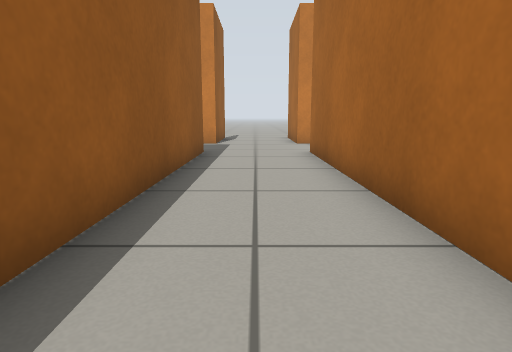
View 1 (above)

22 first-person views from a walk through a robot-simulator world made for Gazebo. The camera is 0.5 m above the floor, tilts 10° down and sees 75° across. The floor is counted in squares, 0.5 m on a side. Each view is taken from the middle of a square. On the plan, view 1 faces up. The plan holds only what a view shows up to about 12 squares ahead; the rest is blank. The robots in the file are not drawn.

View 2
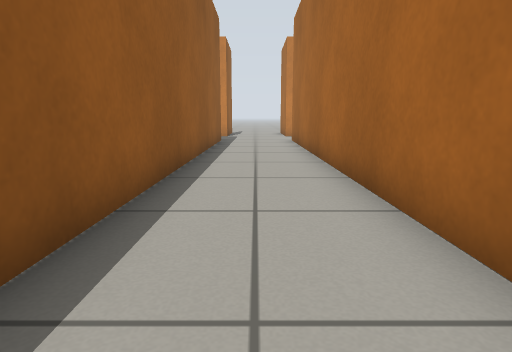

View 3
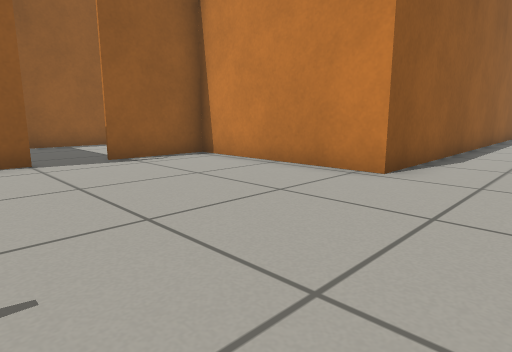

View 4
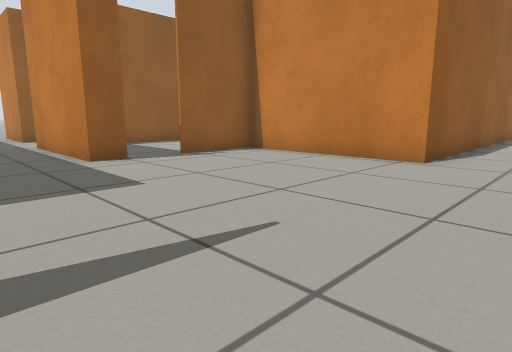

View 5
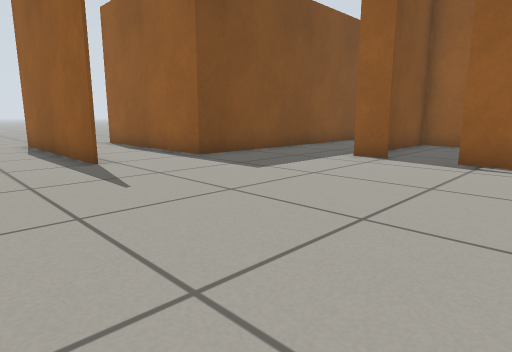

View 6
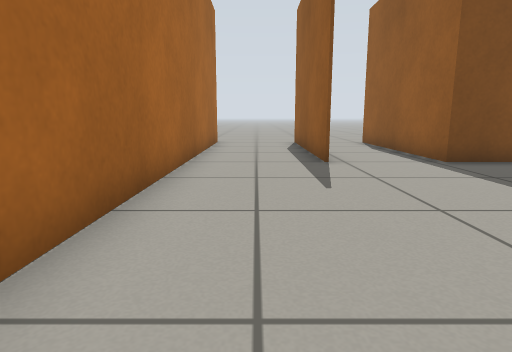

View 7
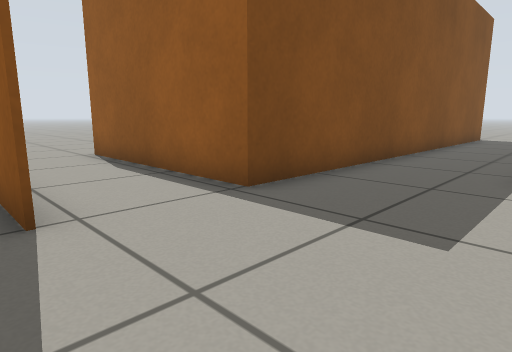

View 8
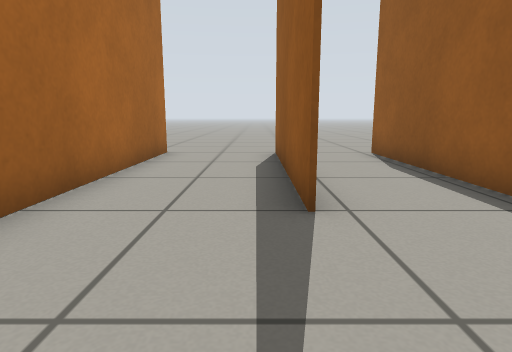

View 9
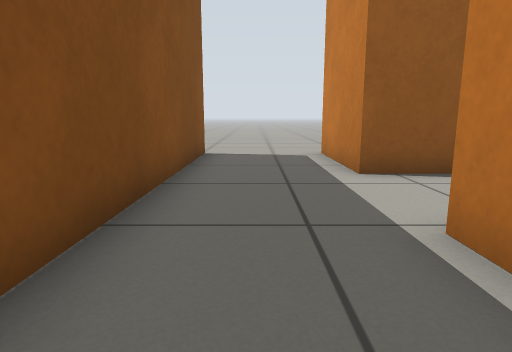

View 10
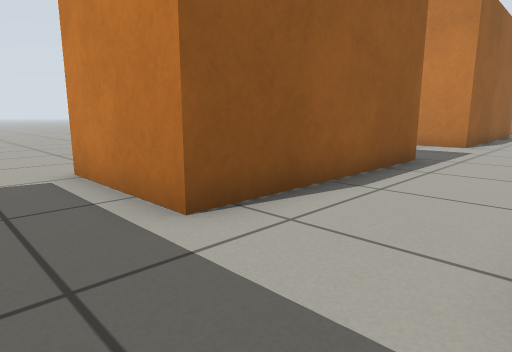

View 11
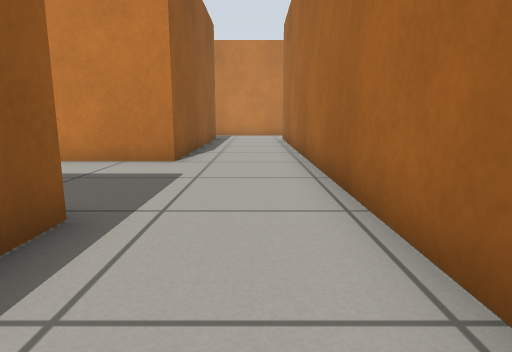

View 12
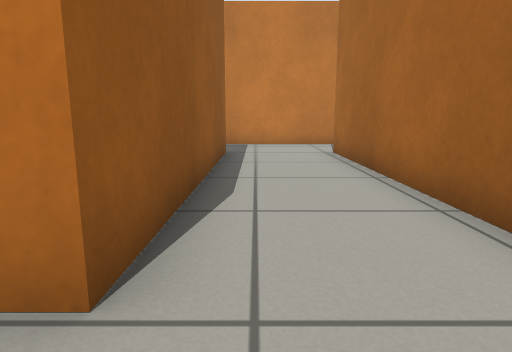

View 13
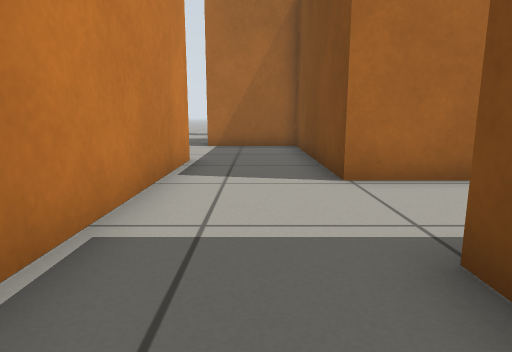

View 14
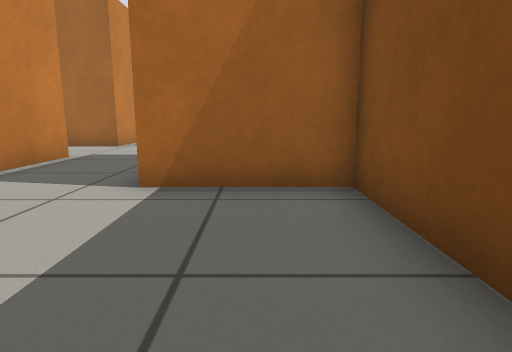

View 15
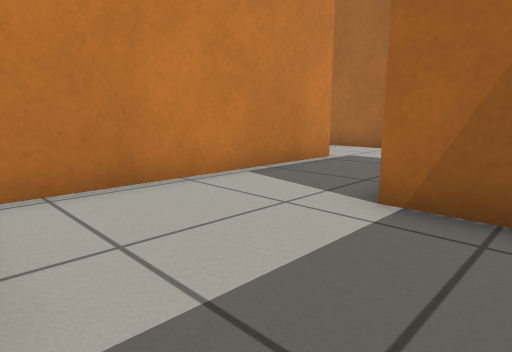

View 16
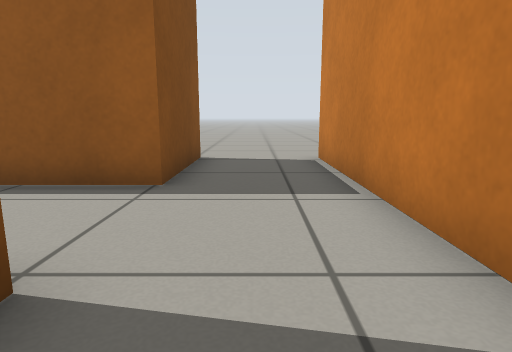

View 17
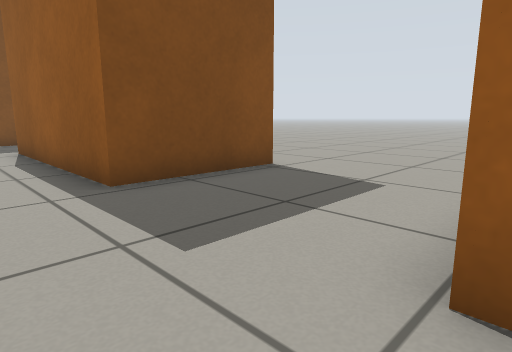

View 18
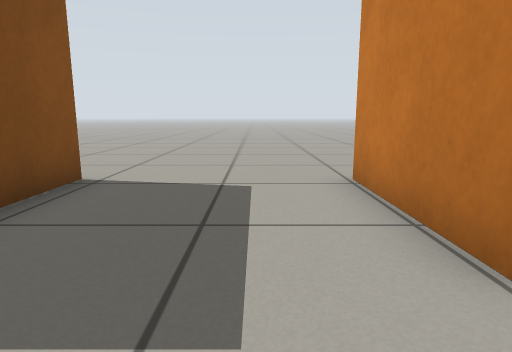

View 19
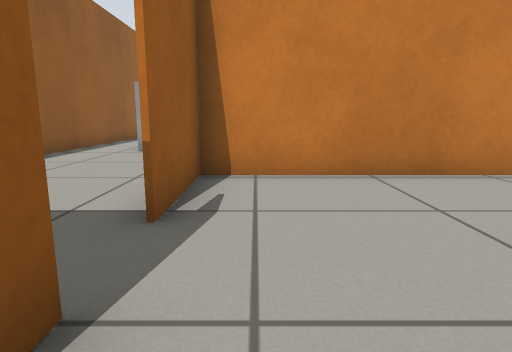

View 20
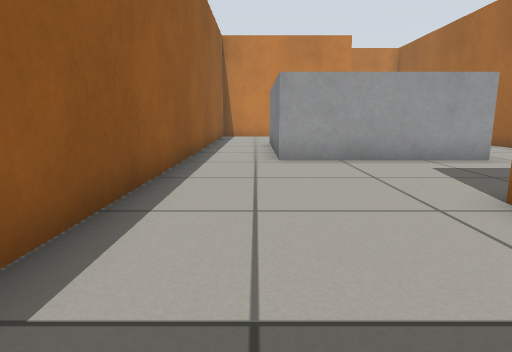

View 21
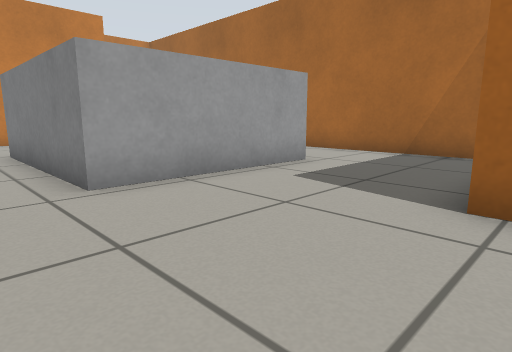

View 22
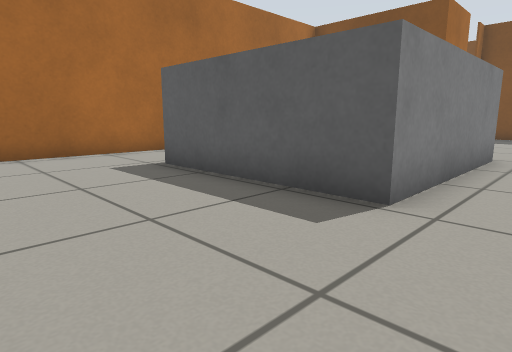

### Floor plan
Key: @ floor where view 1 was taken; # wall or solid block; . floor; B grey box.
Columns run from 20 left of view 1 to 3 right of it. Each row starts with its distance up from view 1.
 15                       #
 14                     ..#
 13             #######...##
 12             ..........
 11             ...........
 10 ..##########...#  #...#
  9 ...............#  #...#
  8 ...............#  #...#
  7 ..####..########  #...#
  6      #..#.....    #...#
  5      #..#.........#...#
  4      #..#.........#...#
  3      #..#.........#...#
  2      #..#..BBBBB..#...#
  1      #..#..B     .#...#
  0      #..#..B      #.@.#
 -1 ..####..#..B     .#...#
 -2 ........#..B    ..#...#
 -3 ........#..BBBBB..#...#
 -4 ........#.........#...
 -5 ........#.........#..
 -6 ..####..#.........#..
 -7 ..   #..#....######..
 -8      #..#....#........
 -9      #..#....#........
-10      #..#.............#
-11      #..#.............#
-12 ..####..######........#
-13 ......................#
-14 ......................#
-15 ..############## .....#
-16                 #.#...#
-17                 #.#...#
-18                 #.#...#
-19                 #.#...#
-20                 #.#...#
-21                 #.#...#
-22                 .......
-23                 .......

Positions as (right, up) in squares from view 1, and headings:
1: (0, 0), facing up
2: (0, -5), facing up
3: (1, -13), facing up-left
4: (1, -15), facing up-left
5: (1, -8), facing down-left
6: (0, -8), facing down
7: (-1, -12), facing down-left
8: (-1, -12), facing down
9: (-9, -14), facing left
10: (-12, -14), facing up-left
11: (-13, -9), facing up
12: (-14, -3), facing up
13: (-17, 8), facing right
14: (-10, 8), facing right
15: (-9, 8), facing up-right
16: (-10, 8), facing left
17: (-13, -1), facing down-left
18: (-13, -3), facing left
19: (-6, -13), facing up
20: (-10, -11), facing up
21: (-11, -8), facing up-right
22: (-11, 6), facing down-right
